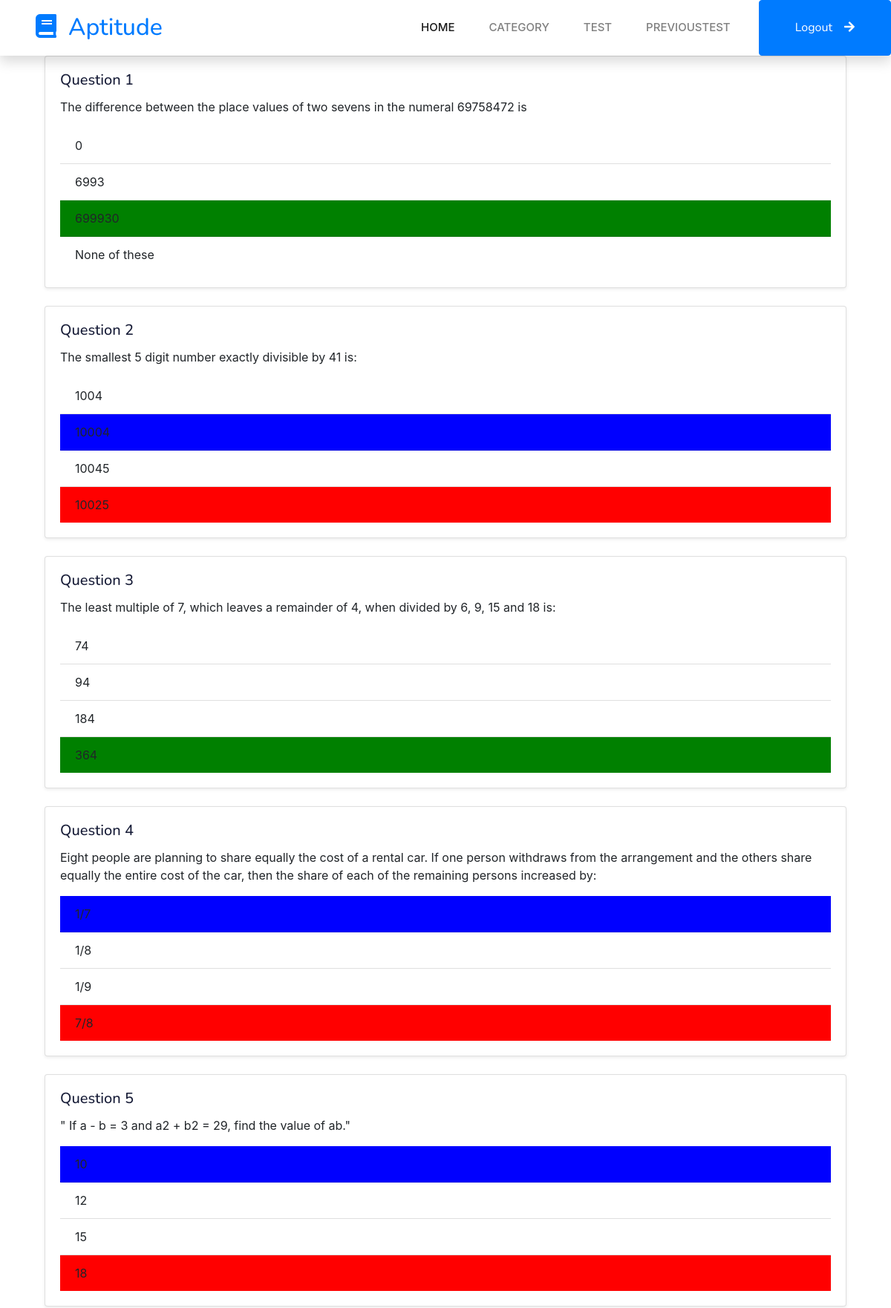
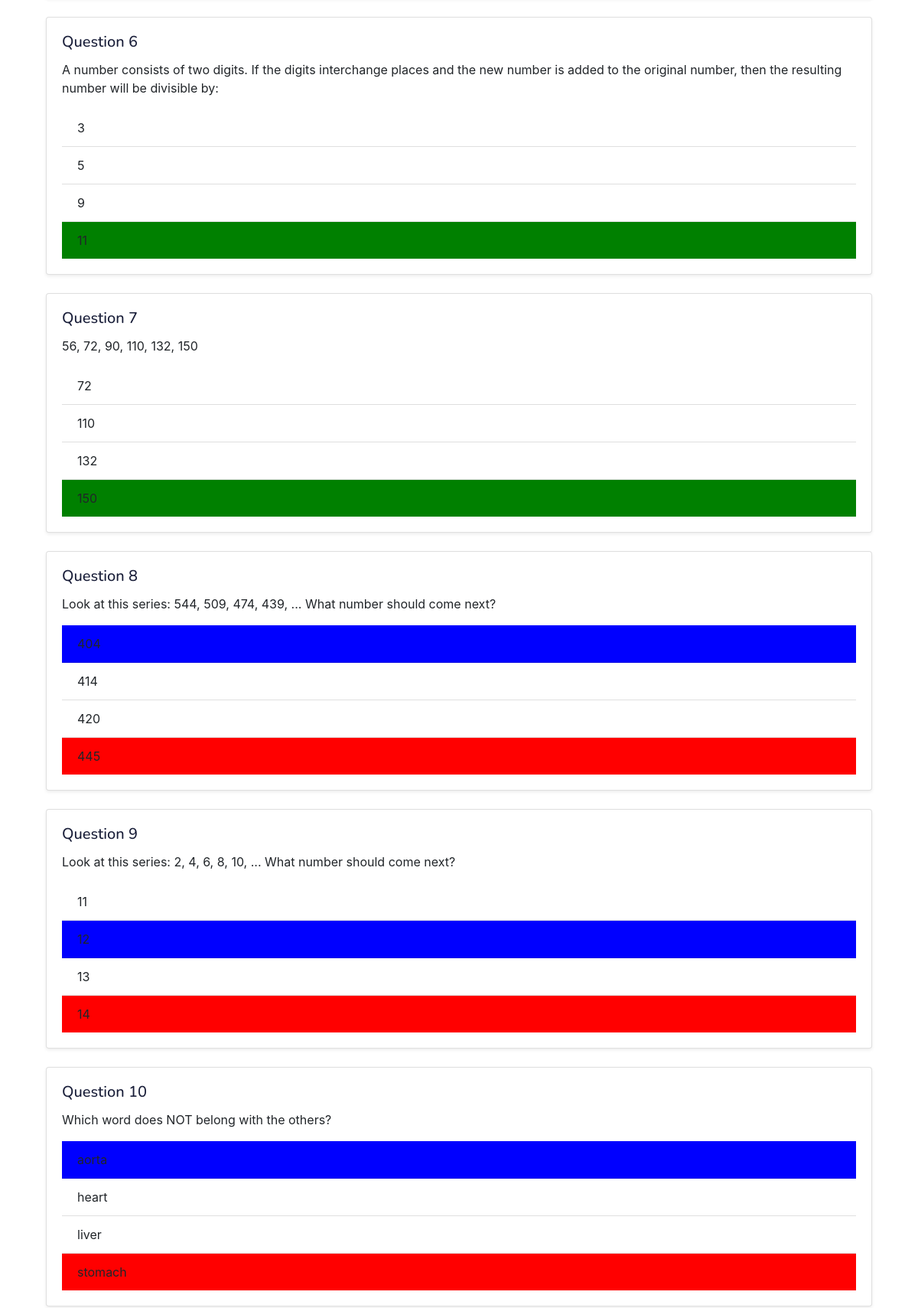
The app's page /User/TestQuestions/61 (upper part) with its own data (2 pictures, top to bottom).
### User/models.py (models this page shows)
class tbl_test_question(models.Model):
    test_question_id = models.AutoField(primary_key=True)
    test_question_answer=models.CharField(max_length=100)
    question_id=models.ForeignKey(tbl_question,on_delete=models.CASCADE)
    test_id=models.ForeignKey(tbl_test,on_delete=models.CASCADE)
    test_question_score=models.CharField(max_length=100)

### Master/models.py (models this page shows)
class tbl_question(models.Model):
    question_id = models.AutoField(primary_key=True)
    question_content=models.CharField(max_length=500)
    question_score=models.IntegerField()
    option_1=models.CharField(max_length=500)
    option_2=models.CharField(max_length=500)
    option_3=models.CharField(max_length=500)
    option_4=models.CharField(max_length=500)
    answer=models.CharField(max_length=500)
    category_id=models.ForeignKey(tbl_category,on_delete=models.CASCADE)
    answer_key=models.CharField(max_length=500)

### User/views.py (the view)
# urls.py: path('TestQuestions/<int:tid>', views.TestQuestions,name='TestQuestions'),
def TestQuestions(request, tid):
    attended_questions = tbl_test_question.objects.filter(test_id=tid)
    return render(request, 'User/TestQuestions.html', {'Questions': attended_questions})

### User/Templates/User/TestQuestions.html (shortened to what this page needs)
{% extends 'User/Include.html' %}
{% load static %}
{% block content %}
<!DOCTYPE html>
<html lang="en">
<head>
    <link href="https://stackpath.bootstrapcdn.com/bootstrap/4.5.2/css/bootstrap.min.css" rel="stylesheet" />
</head>
<body>
    <div class="container">
        <form method="POST">
            {% for question in Questions %}
            <div class="col-md-12 mb-4">
                <div class="card shadow-sm">
                    <div class="card-body">
                        <h5 class="card-title">Question {{ forloop.counter }}</h5>
                        <p class="card-text">{{ question.question_id.question_content }}</p>
                        <ul class="list-group list-group-flush">
                            <li class="list-group-item
                            {% if question.question_id.answer == question.test_question_answer and question.question_id.answer == question.question_id.option_1 %}
                                green
                            {% elif question.question_id.option_1 == question.test_question_answer %}
                                red
                            {% elif question.question_id.option_1 == question.question_id.answer %}
                                blue
                            {% endif %}
                            ">{{ question.question_id.option_1 }}</li>
                            <li class="list-group-item
                            {% if question.question_id.answer == question.test_question_answer and question.question_id.answer == question.question_id.option_2 %}
                                green
                            {% elif question.question_id.option_2 == question.test_question_answer %}
                                red
                            {% elif question.question_id.option_2 == question.question_id.answer %}
                                blue
                            {% endif %}
                            ">{{ question.question_id.option_2 }} </li>
                            <li class="list-group-item
                            {% if question.question_id.answer == question.test_question_answer and question.question_id.answer == question.question_id.option_3 %}
                                green
                            {% elif question.question_id.option_3 == question.test_question_answer %}
                                red
                            {% elif question.question_id.option_3 == question.question_id.answer %}
                                blue
                            {% endif %}
                            ">{{ question.question_id.option_3 }} </li>
                            <li class="list-group-item
                            {% if question.question_id.answer == question.test_question_answer and question.question_id.answer == question.question_id.option_4 %}
                                green
                            {% elif question.question_id.option_4 == question.test_question_answer %}
                                red
                            {% elif question.question_id.option_4 == question.question_id.answer %}
                                blue
                            {% endif %}
                            ">{{ question.question_id.option_4 }} </li>
                        </ul>
                    </div>
                </div>
            </div>
            {% endfor %}
        </form>
    </div>
</body>
</html>
{% endblock %}

### Guest/static/Main/css/style.css (style rules this page uses)
:root { --primary: #06BBCC; --light: #F0FBFC; --dark: #181d38; }

### User/Templates/User/TestQuestions.html (style rules this page uses)
.green { background-color: green; }
.red { background-color: red; }
.blue { background-color: blue; }

### records on screen
tbl_test_question: question_id.question_content "The difference between the place values of two sevens in the numeral 69758472 is", question_id.option_1 "0", question_id.option_2 "6993", question_id.option_3 "699930", question_id.option_4 "None of these"
tbl_test_question: question_id.question_content "The smallest 5 digit number exactly divisible by 41 is:", question_id.option_1 "1004", question_id.option_3 "10045", question_id.option_4 "10025"
tbl_test_question: question_id.question_content "The least multiple of 7, which leaves a remainder of 4, when divided by 6, 9, 15 and 18 is:", question_id.option_1 "74", question_id.option_2 "94", question_id.option_3 "184", question_id.option_4 "364"
tbl_test_question: question_id.question_content "Eight people are planning to share equally the cost of a rental car. If one person withdraws from the arrangement and the others share equally the entire cost of the car, then the share of each of the remaining persons increased by:", question_id.option_2 "1/8", question_id.option_3 "1/9", question_id.option_4 "7/8"
tbl_test_question: question_id.question_content "\" If a - b = 3 and a2 + b2 = 29, find the value of ab.\"", question_id.option_2 "12", question_id.option_3 "15", question_id.option_4 "18"
tbl_test_question: question_id.question_content "A number consists of two digits. If the digits interchange places and the new number is added to the original number, then the resulting number will be divisible by:", question_id.option_1 "3", question_id.option_2 "5", question_id.option_3 "9", question_id.option_4 "11"
tbl_test_question: question_id.question_content "56, 72, 90, 110, 132, 150", question_id.option_1 "72", question_id.option_2 "110", question_id.option_3 "132", question_id.option_4 "150"
tbl_test_question: question_id.question_content "Look at this series: 544, 509, 474, 439, ... What number should come next?", question_id.option_2 "414", question_id.option_3 "420", question_id.option_4 "445"
tbl_test_question: question_id.question_content "Look at this series: 2, 4, 6, 8, 10, ... What number should come next?", question_id.option_1 "11", question_id.option_3 "13", question_id.option_4 "14"
tbl_test_question: question_id.question_content "Which word does NOT belong with the others?", question_id.option_2 "heart", question_id.option_3 "liver", question_id.option_4 "stomach"
